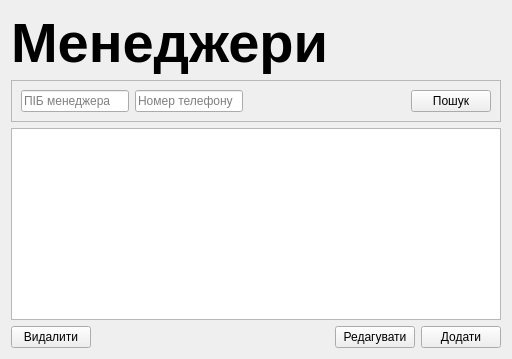
          <widget class="QWidget" name="page_managers">
           <layout class="QVBoxLayout" name="verticalLayout_8">
            <item>
             <widget class="QLabel" name="label_managers_title">
              <property name="font">
               <font>
                <pointsize>42</pointsize>
                <bold>true</bold>
               </font>
              </property>
              <property name="text">
               <string>Менеджери</string>
              </property>
             </widget>
            </item>
            <item>
             <widget class="QFrame" name="frame_5">
              <property name="frameShape">
               <enum>QFrame::StyledPanel</enum>
              </property>
              <property name="frameShadow">
               <enum>QFrame::Raised</enum>
              </property>
              <layout class="QHBoxLayout" name="horizontalLayout_4">
               <item>
                <widget class="QLineEdit" name="lineEdit_pib_managers_search">
                 <property name="placeholderText">
                  <string>ПІБ менеджера</string>
                 </property>
                </widget>
               </item>
               <item>
                <widget class="QLineEdit" name="lineEdit_phoneNumber_managers_search">
                 <property name="placeholderText">
                  <string>Номер телефону</string>
                 </property>
                </widget>
               </item>
               <item>
                <spacer name="horizontalSpacer_5">
                 <property name="orientation">
                  <enum>Qt::Horizontal</enum>
                 </property>
                 <property name="sizeHint" stdset="0">
                  <size>
                   <width>162</width>
                   <height>20</height>
                  </size>
                 </property>
                </spacer>
               </item>
               <item>
                <widget class="QPushButton" name="pushButton_managers_search">
                 <property name="text">
                  <string>Пошук</string>
                 </property>
                </widget>
               </item>
              </layout>
             </widget>
            </item>
            <item>
             <widget class="QTableView" name="tableView_managers">
              <property name="editTriggers">
               <set>QAbstractItemView::NoEditTriggers</set>
              </property>
              <property name="selectionMode">
               <enum>QAbstractItemView::SingleSelection</enum>
              </property>
              <property name="selectionBehavior">
               <enum>QAbstractItemView::SelectRows</enum>
              </property>
              <attribute name="verticalHeaderVisible">
               <bool>false</bool>
              </attribute>
              <attribute name="verticalHeaderHighlightSections">
               <bool>false</bool>
              </attribute>
             </widget>
            </item>
            <item>
             <layout class="QHBoxLayout" name="horizontalLayout_3">
              <item>
               <widget class="QPushButton" name="pushButton_managers_del">
                <property name="text">
                 <string>Видалити</string>
                </property>
               </widget>
              </item>
              <item>
               <spacer name="horizontalSpacer_6">
                <property name="orientation">
                 <enum>Qt::Horizontal</enum>
                </property>
                <property name="sizeHint" stdset="0">
                 <size>
                  <width>40</width>
                  <height>20</height>
                 </size>
                </property>
               </spacer>
              </item>
              <item>
               <widget class="QPushButton" name="pushButton_managers_edit">
                <property name="text">
                 <string>Редагувати</string>
                </property>
               </widget>
              </item>
              <item>
               <widget class="QPushButton" name="pushButton_managers_add">
                <property name="text">
                 <string>Додати</string>
                </property>
               </widget>
              </item>
             </layout>
            </item>
           </layout>
          </widget>
